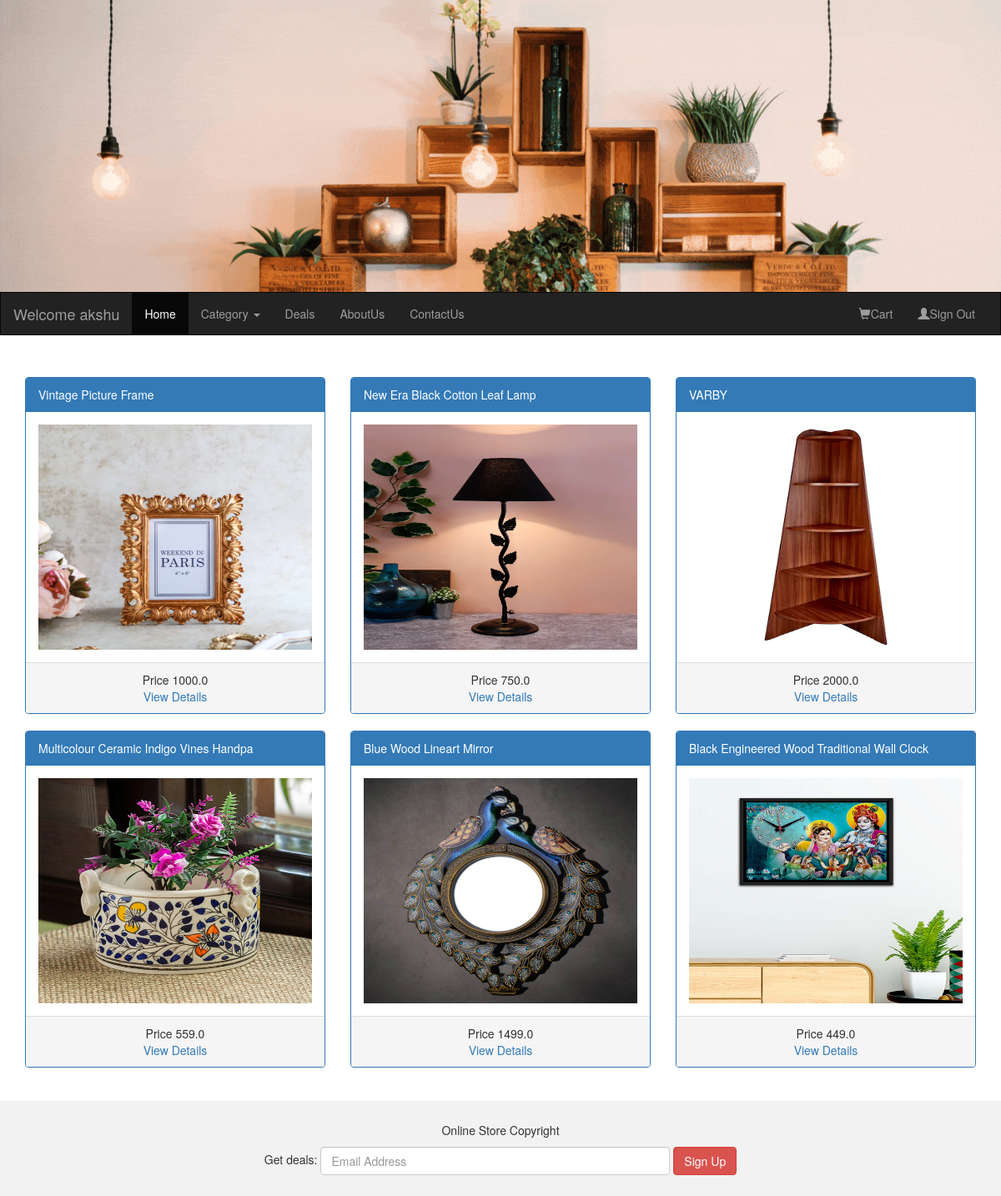
Screenshot of / (signed in) with the database file from the repository.
### AdminApp/models.py (models this page shows)
class Product(models.Model):
    product_name = models.CharField(max_length=100)
    price = models.FloatField(default=2000)
    size = models.CharField(max_length=100)
    description = models.CharField(max_length=800)
    image = models.ImageField(upload_to="images",default="abc.jpg")
    category = models.ForeignKey(Category,on_delete=models.CASCADE)
    class Meta:
        db_table = "Product"

### UserApp/views.py (the view)
# urls.py: path('', views.home),
def home(request):
    cats = Category.objects.all()
    products = Product.objects.all()
    return render(request,"master.html",{"cats":cats,"products":products})

### UserApp/templates/master.html (shortened to what this page needs)
{% load static %}
<!DOCTYPE html>
<html lang="en">
<head>
  <link rel="stylesheet" href="https://maxcdn.bootstrapcdn.com/bootstrap/3.4.1/css/bootstrap.min.css">
</head>
<body class="bg">
<div class="jumbotron">
</div>
<nav class="navbar navbar-inverse">
  <div class="container-fluid">
    <div class="navbar-header">
      {%if "uname" in request.session%}
        <a class="navbar-brand" href="#">Welcome {{request.session.uname}}</a>
      {%else%}
      <a class="navbar-brand" href="#">NESTWELL</a>
      {%endif%}
    </div>
    <div class="collapse navbar-collapse" id="myNavbar">
      <ul class="nav navbar-nav">
        <li class="active"><a href="/">Home</a></li>
        <li class="dropdown">
            <a class="dropdown-toggle" data-toggle="dropdown" href="#">Category
            <span class="caret"></span></a>
          </li>
        <li><a href="/deals">Deals</a></li>
        <li><a href="/aboutus">AboutUs</a></li>
        <li><a href="/contactus">ContactUs</a></li>
      </ul>
      <ul class="nav navbar-nav navbar-right">
        {%if "uname" in request.session%}
        <li><a href="/showCartItems"><span class="glyphicon glyphicon-shopping-cart"></span>Cart</a></li>
        <li><a href="/SignOut"><span class="glyphicon glyphicon-user"></span>Sign Out</a></li>
        {%else%}
        <li><a href="/Login"><span class="glyphicon glyphicon-user">Login</span></a></li>
        <li><a href="/SignUp"><span class="glyphicon glyphicon-user"></span>SignUp</a></li>
        {%endif%}
      </ul>
    </div>
  </div>
</nav>
{%block "content"%}
<div class="container">
  <div class="row">
    {%for product in products%}
    <div class="col-sm-4">
      <div class="panel panel-primary">
          <div class="panel-heading">{{product.product_name}}</div>
          <div class="panel-body"><img src={{product.image.url}} class="img-responsive"
          style="height:270px; width: 350px;" alt="Image"></div>
        <div class="panel-footer">
          <center>
            Price {{product.price}} <br/>
            <a href="/ViewDetails/{{product.id}}">View Details</a>
          </center>
        </div>
      </div>
      </div>
      {%endfor%}
    </div>
</div><br>
{%endblock%}
<footer class="container-fluid text-center">
  <p>Online Store Copyright</p>
  <form class="form-inline">Get deals:
    <input type="email" class="form-control" size="50" placeholder="Email Address">
    <button type="button" class="btn btn-danger">Sign Up</button>
  </form>
</footer>
</body>
</html>

### rows the page displays
Product: product_name "Vintage Picture Frame", image (picture), price "1000.0"
Product: product_name "New Era Black Cotton Leaf Lamp", image (picture), price "750.0"
Product: product_name "VARBY", image (picture), price "2000.0"
Product: product_name "Multicolour Ceramic Indigo Vines Handpa", image (picture), price "559.0"
Product: product_name "Blue Wood Lineart Mirror", image (picture), price "1499.0"
Product: product_name "Black Engineered Wood Traditional Wall Clock", image (picture), price "449.0"

### other values shown
{{ request.session.uname }} "akshu"
